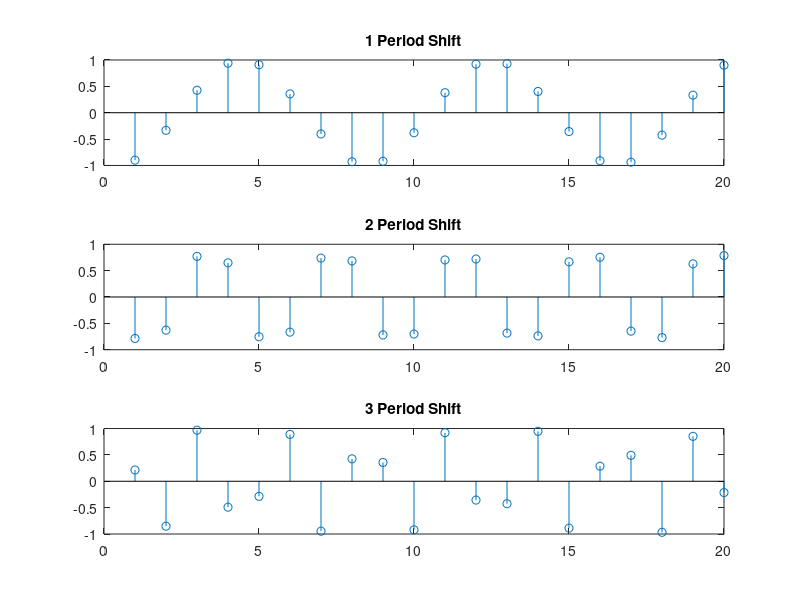

Reproduce this figure in MATLAB.
%% Periodic Shits to Sin-Shape Signal

n=linspace(-pi,pi,20);
w0=3*pi/4;%same as 6pi/8
x=sin(w0*n);
y=zeros(size(n));
   
%Ploting 3 periods
for p = 1:3
   w1=w0*p; 
   x=sin(w1*n);
   y=x;
   subplot(3,1,p);stem(y);title(sprintf('%d Period Shift', p));
end

